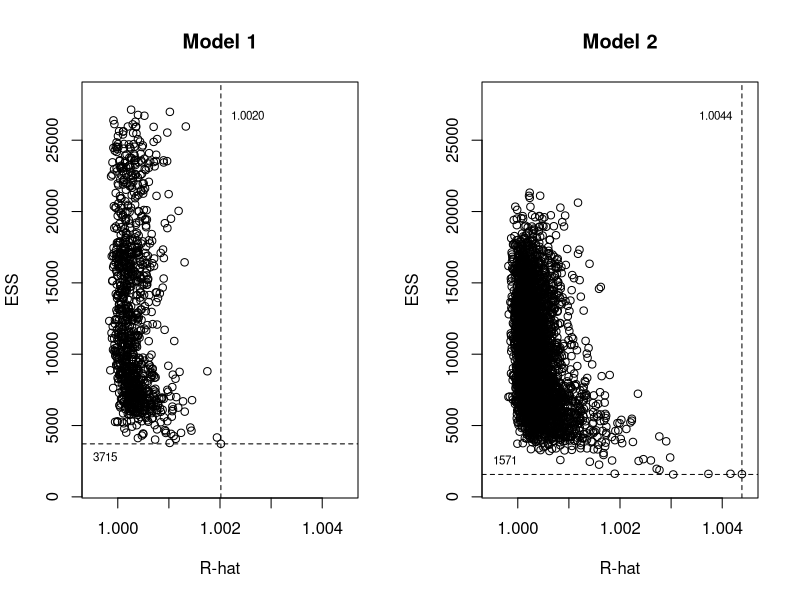

Recreate this plot in R.
library(here)

m1_convergence_diagnostics <- read.csv(here("CSV", "m1_convergence_diagnostics.csv"))
m2_convergence_diagnostics <- read.csv(here("CSV", "m2_convergence_diagnostics.csv"))

par(mfrow = c(1, 2))
x_axis <- c(0.9995, 1.0045)
y_axis <- c(1000, 28000)

# Model 1
plot(m1_convergence_diagnostics$rhat, m1_convergence_diagnostics$ess_bulk, 
     xlim = x_axis, ylim = y_axis,
     main = "Model 1", ylab = "ESS", xlab = "R-hat")

min_ess_m1 <- min(m1_convergence_diagnostics$ess_bulk)
max_rhat_m1 <- max(m1_convergence_diagnostics$rhat)

abline(h = min_ess_m1, lty = 2)
abline(v = max_rhat_m1, lty = 2)

# Add labels (adjust pos and offset to keep inside plot)
text(x = x_axis[1] + diff(x_axis) * 0.05,  # 5% from left edge
     y = min_ess_m1, 
     labels = round(min_ess_m1, 0),  # 0 decimal places for ESS
     pos = 1, cex = 0.7, col = "black")

text(x = max_rhat_m1, 
     y = y_axis[2] - diff(y_axis) * 0.05,  # 5% from top edge
     labels = sprintf("%.4f", max_rhat_m1),  # 4 decimal places for R-hat
     pos = 4, cex = 0.7, col = "black")  # pos=2 puts text to the LEFT

# Model 2
plot(m2_convergence_diagnostics$rhat, m2_convergence_diagnostics$ess_bulk, 
     xlim = x_axis, ylim = y_axis,
     main = "Model 2", ylab = "ESS", xlab = "R-hat")

min_ess_m2 <- min(m2_convergence_diagnostics$ess_bulk)
max_rhat_m2 <- max(m2_convergence_diagnostics$rhat)

abline(h = min_ess_m2, lty = 2)
abline(v = max_rhat_m2, lty = 2)

# Add labels
text(x = x_axis[1] + diff(x_axis) * 0.05,
     y = min_ess_m2, 
     labels = round(min_ess_m2, 0),
     pos = 3, cex = 0.7, col = "black")

text(x = max_rhat_m2, 
     y = y_axis[2] - diff(y_axis) * 0.05,
     labels = round(max_rhat_m2, 4),
     pos = 2, cex = 0.7, col = "black")
